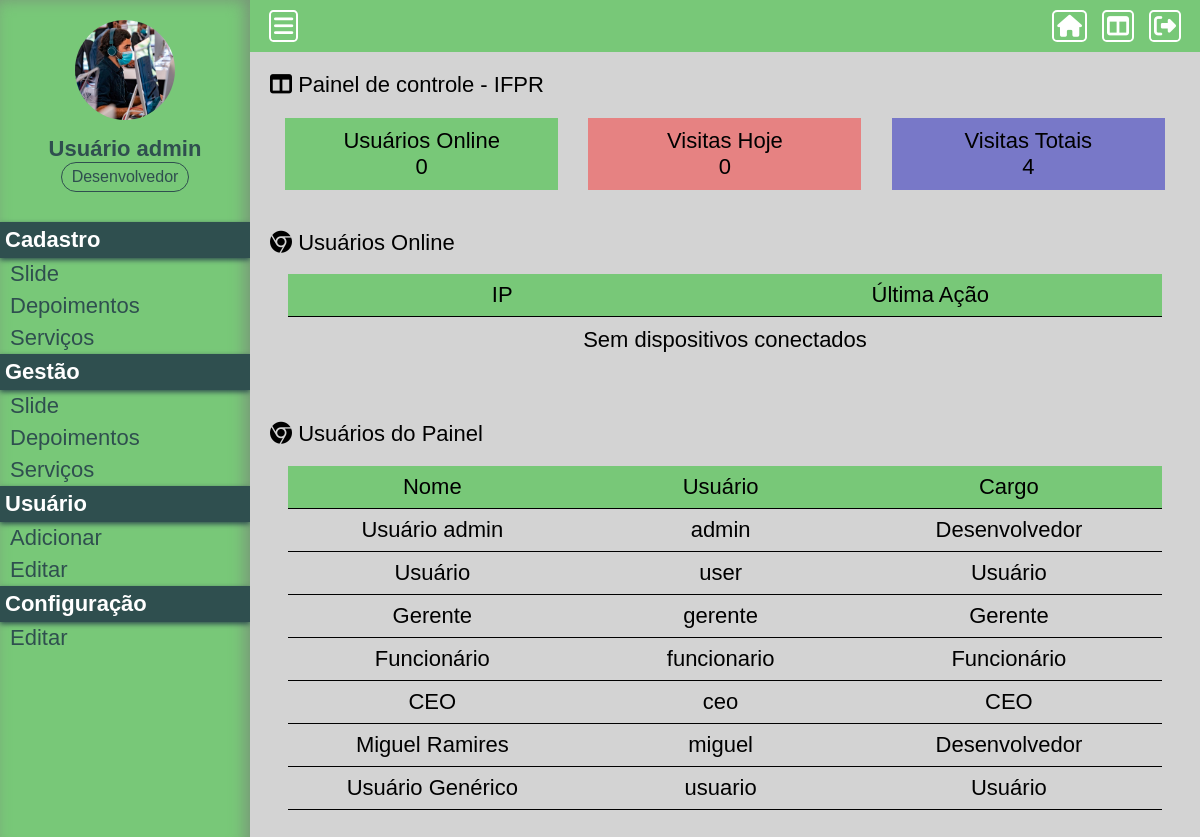
Before: /Projeto01/painel/ (signed in) with the older database file.
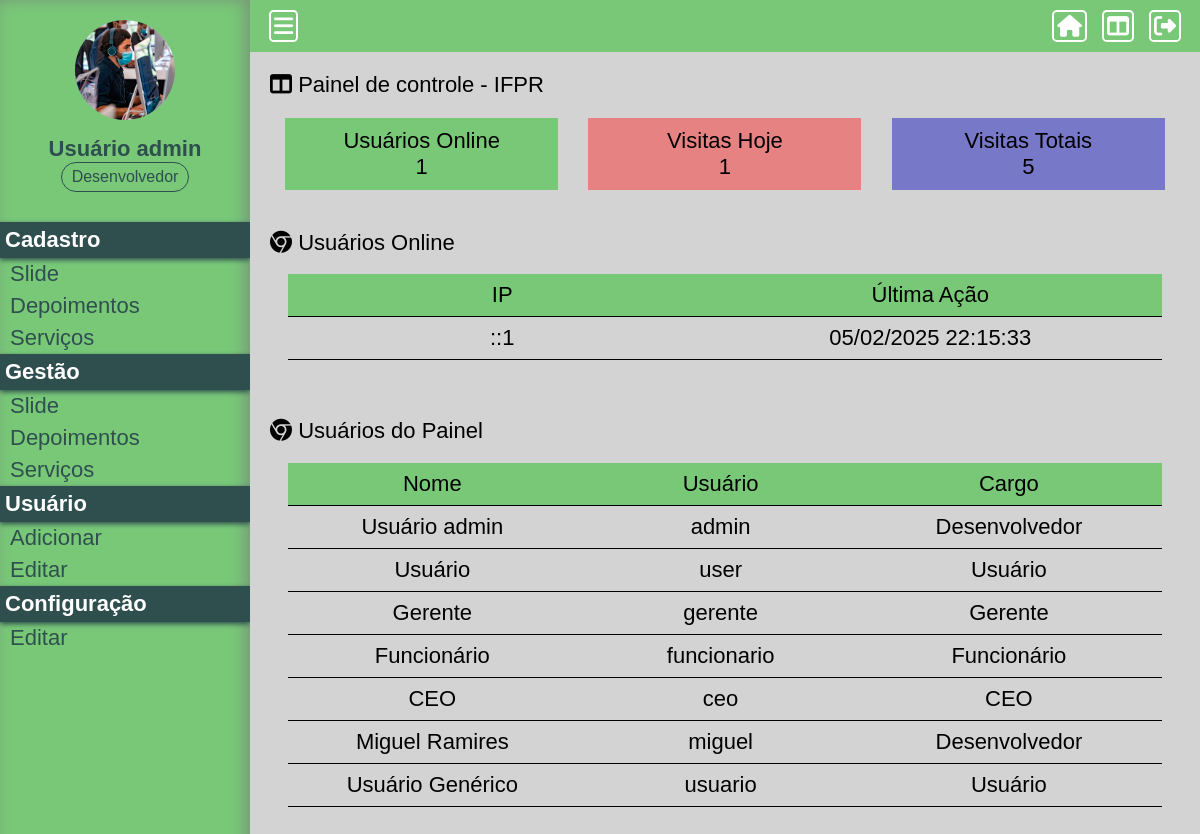
After: the same page with the newer database file.
### Projeto01/assets/classes/MySql.php (called while the page is built)
<?php
    class MySql {
        private static $pdo;
        public static function conectar() {
            if(self::$pdo == null) {
                try {
                    self::$pdo = new PDO('mysql:host='.HOST.';dbname='.DATABASE, USER, PASSWORD, array(PDO::MYSQL_ATTR_INIT_COMMAND => "SET NAMES utf8"));
                    self::$pdo -> setAttribute(PDO::ATTR_ERRMODE, PDO::ERRMODE_EXCEPTION);
                } catch(\Throwable $th) {
                    echo '<h4>Não foi possível realizar a conexão com o banco de dados</h4>';
                }
            }
            return self::$pdo;
        }
    }
?>

### Projeto01/painel/pages/home.php (the view, shortened to what this page needs)
<?php
    $usuariosOnline = Painel::listUserOnline();
    $getUserTotalToday = Painel::getUserTotalToday();
    $getUserTotal = Painel::getUserTotal();
    $painelUsers = Painel::painelUsers();
?>
<div class="box-content left w100">
    <h2><i class="fa-solid fa-table-columns"></i> Painel de controle - <?php echo NOME_EMPRESA;?></h2>
    <div class="box-metricas">
        <div class="box-metrica-single">
            <h2>Usuários Online</h2>
            <p><?php echo count($usuariosOnline);?></p>
        </div>
        <div class="box-metrica-single">
            <h2>Visitas Hoje</h2>
            <p><?php echo $getUserTotalToday;?></p>
        </div>
        <div class="box-metrica-single">
            <h2>Visitas Totais</h2>
            <p><?php echo $getUserTotal;?></p>
        </div>
    </div>
</div>
<div class="box-content left w100">
    <h2><i class="fa-brands fa-chrome"></i> Usuários Online</h2>
    <div class="table-responsive">
        <div class="row">
            <div class="col left w50">
                <h2>IP</h2>
            </div>
            <div class="col left w50">
                <h2>Última Ação</h2>
            </div>
        </div>
        <?php if(count($usuariosOnline) == 0) { ?>
        <p class="ninguem-online">Sem dispositivos conectados</p>
        <?php }
        foreach ($usuariosOnline as $key => $value) { ?>
        <div class="row">
            <div class="col left w50">
                <h2><?php echo $value['ip'];?></h2>
            </div>
            <div class="col left w50">
                <h2><?php echo date('d/m/Y H:i:s', strtotime($value['ultima_acao']));?></h2>
            </div>
        </div>
        <?php }?>
    </div>
</div>
<div class="box-content left w100">
    <h2><i class="fa-brands fa-chrome"></i> Usuários do Painel</h2>
    <div class="table-responsive">
        <div class="row">
            <div class="col left w33">
                <h2>Nome</h2>
            </div>
            <div class="col left w33">
                <h2>Usuário</h2>
            </div>
            <div class="col left w33">
                <h2>Cargo</h2>
            </div>
        </div>
        <?php foreach($painelUsers as $key => $value) { ?>
            <div class="row">
            <div class="col left w33">
                <h2><?php echo $value['nome'];?></h2>
            </div>
            <div class="col left w33">
                <h2><?php echo $value['usuario'];?></h2>
            </div>
            <div class="col left w33">
                <h2><?php echo Painel::pegaCargo($value['cargo']);?></h2>
            </div>
            </div>
        <?php } ?>
    </div>
</div>

Changed rows visible on the page:
added tb_admin.online: ip "::1", ultima_acao "05/02/2025 22:15:33"
Other visible differences:
count($usuariosOnline): "0" → "1"
$getUserTotalToday: "0" → "1"
$getUserTotal: "4" → "5"
text no longer shown: "Sem dispositivos conectados"
